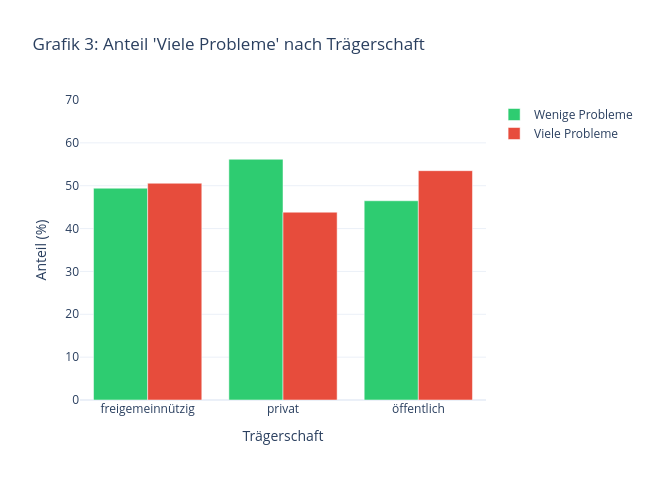

Source (notebook cell):
### Markdown cell above
### Grafik 3 — Trägerschaft
Gruppiertes Balkendiagramm: Anteil „Wenige Probleme" vs. „Viele Probleme" je Trägerart (privat / freigemeinnützig / öffentlich). Zeigt, ob die Trägerschaft mit der Auffälligkeitsquote zusammenhängt.

### Code cell
# ── Grafik 3: Trägerschaft (interaktiv, mit Hover) ───────────────
traeger_counts = (
    df.groupby(["KH.Träger.Art", "hat_viele_Probleme"])
    .size().reset_index(name="n")
)
traeger_pct = traeger_counts.copy()
total = traeger_counts.groupby("KH.Träger.Art")["n"].transform("sum")
traeger_pct["pct"] = traeger_counts["n"] / total * 100

pivot_pct = traeger_pct.pivot(index="KH.Träger.Art", columns="hat_viele_Probleme", values="pct")
pivot_n   = traeger_counts.pivot(index="KH.Träger.Art", columns="hat_viele_Probleme", values="n")

fig = go.Figure()
for g in [0, 1]:
    hover_traeger = [
        f"{traeger}<br>{LABELS[g]}: {pct:.1f}%<br>n={n} Häuser"
        for traeger, pct, n in zip(pivot_pct.index, pivot_pct[g], pivot_n[g])
    ]
    fig.add_trace(go.Bar(
        x=pivot_pct.index, y=pivot_pct[g],
        name=LABELS[g], marker_color=FARBEN[g],
        hovertext=hover_traeger, hoverinfo="text",
    ))

fig.update_layout(
    title="Grafik 3: Anteil 'Viele Probleme' nach Trägerschaft",
    xaxis_title="Trägerschaft", yaxis_title="Anteil (%)",
    yaxis_range=[0, 70],
    barmode="group", template="plotly_white",
    width=650, height=480,
)
fig.show()

for traeger in df["KH.Träger.Art"].dropna().unique():
    sub = df[df["KH.Träger.Art"]==traeger]
    pct = sub["hat_viele_Probleme"].mean()
    print(f"  {traeger:20s}: {pct:.1%} haben viele Probleme  (n={len(sub)})")
print("\n📌 Befund: Prüfen ob sich Trägerarten systematisch unterscheiden. Zum Ablesen genauer Werte: Maus über die Balken bewegen.")

### Figure 1 — Plotly figure (JSON) as saved in the notebook; plotly's stock layout.template omitted (floating-point values rounded to 4 significant figures)
{"data": [{"hoverinfo": "text", "hovertext": ["freigemeinnützig<br>Wenige Probleme: 49.4%<br>n=300 Häuser", "privat<br>Wenige Probleme: 56.2%<br>n=282 Häuser", "öffentlich<br>Wenige Probleme: 46.5%<br>n=318 Häuser"], "marker": {"color": "#2ecc71"}, "name": "Wenige Probleme", "type": "bar", "x": ["freigemeinnützig", "privat", "öffentlich"], "y": [49.42, 56.18, 46.49]}, {"hoverinfo": "text", "hovertext": ["freigemeinnützig<br>Viele Probleme: 50.6%<br>n=307 Häuser", "privat<br>Viele Probleme: 43.8%<br>n=220 Häuser", "öffentlich<br>Viele Probleme: 53.5%<br>n=366 Häuser"], "marker": {"color": "#e74c3c"}, "name": "Viele Probleme", "type": "bar", "x": ["freigemeinnützig", "privat", "öffentlich"], "y": [50.58, 43.82, 53.51]}], "layout": {"barmode": "group", "height": 480, "title": {"text": "Grafik 3: Anteil 'Viele Probleme' nach Trägerschaft"}, "width": 650, "xaxis": {"title": {"text": "Trägerschaft"}}, "yaxis": {"range": [0, 70], "title": {"text": "Anteil (%)"}}}}
